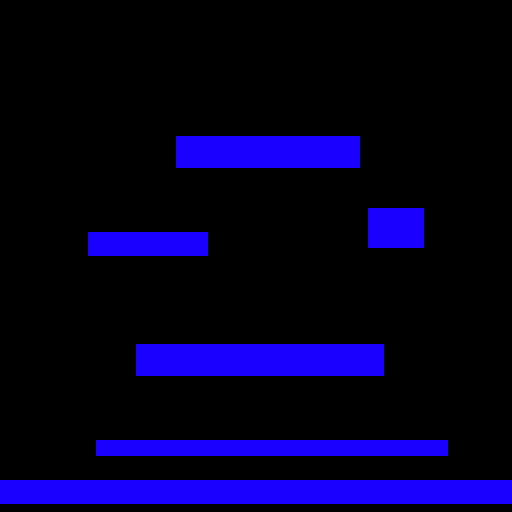

Below is a game level as drawn by its tile map, then a one-line description and the .tmx that defines it (tile-layer data replaced by summaries):
An orthogonal 64x64 tile map with 8x8 px tiles, 1 tile layer (Tile Layer 1).

<map version="1.8" tiledversion="1.8.2" orientation="orthogonal" renderorder="left-down" width="64" height="64" tilewidth="8" tileheight="8" infinite="0" nextlayerid="2" nextobjectid="1">
 <tileset firstgid="1" source="tileSet.tsx" />
 <layer id="1" name="Tile Layer 1" width="64" height="64">
  <data>[4096 cells, 4096 non-empty, 2 distinct tile ids]</data>
 </layer>
</map>